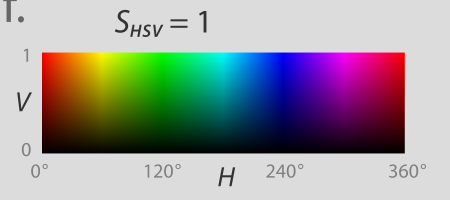
#> input picture image/hsv_bar.png, 450 x 200 px, found by its file name
$ python CutUIFolder.py
#> lines starting #> are read from the running program, lines starting #| are printed output that depends on the picture

import cv2
import numpy as np
import random

class CutUI:

    def __init__(self, color_table_image_path):
        self.window = "Color Seperator"
        self.color_picker_window = "Color Picker"
        self.point = []
        self.seed_overlay = None
        self.image_sum = None
        self.color_picker_image = cv2.imread(color_table_image_path)
#> self.color_picker_image is the input picture: shape (200, 450, 3); mean B, G, R 154.4, 154.4, 154.4
        self.lower = (100, 200, 200)
        self.upper = (140, 255, 255)
        self.is_first = True

    def load_image(self, filename):
        self.image = cv2.imread(filename)
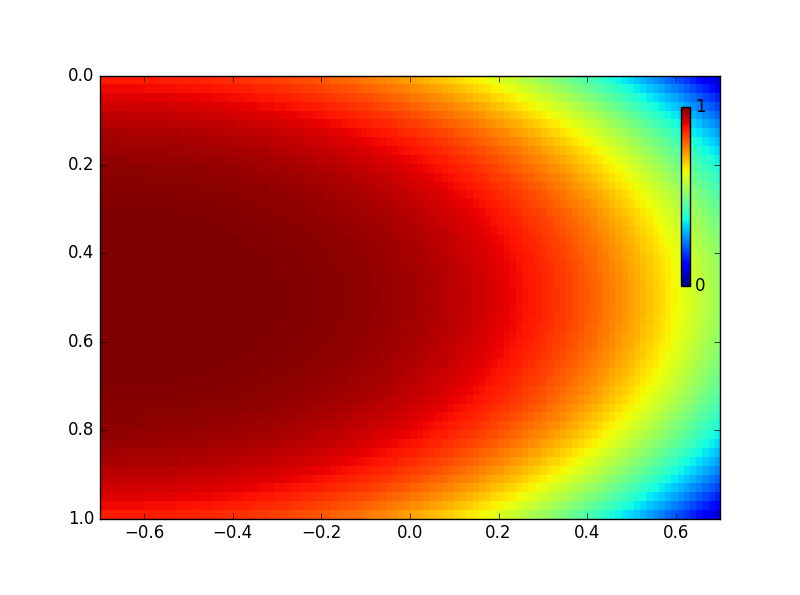
#> input picture image/cUTqm.png, 800 x 595 px, found by its file name
#> self.image is the input picture: shape (595, 800, 3); mean B, G, R 118.1, 148.7, 213.7
        self.display_image = np.array(self.color_picker_image)
        self.seed_overlay = np.zeros_like(self.color_picker_image)
        self.add_point(random.randint(0, self.color_picker_image.shape[1]),
                       random.randint(0, self.color_picker_image.shape[0]))
        self.add_point(random.randint(0, self.color_picker_image.shape[1]),
                       random.randint(0, self.color_picker_image.shape[0]))

    def run(self):
        cv2.namedWindow(self.color_picker_window)
        cv2.setMouseCallback(self.color_picker_window, self.mouse_clicked)

        while 1:
            # self.seed_overlay = np.zeros_like(self.color_picker_image)
            if self.is_first:
                self.render_image()
                print("self.lower : " + str(self.lower))
                print("self.upper : " + str(self.upper))
                self.is_first = False

            # self.lower = (100, 200, 200)
            # self.upper = (140, 255, 255)

            # cv2.imshow(self.window, display)
            cv2.imshow(self.color_picker_window, self.display_result)
            cv2.imshow(self.window, cv2.resize(self.image_sum, (int(self.image_sum.shape[1]/2), int(self.image_sum.shape[0]/2))))

            key = cv2.waitKey(20) & 0xFF
            if key == 27 or key == ord('q'):
                break
            # elif key == ord('n'):
            # elif key == ord('r'):
            # elif key == ord('c'):

        cv2.destroyAllWindows()

    def render_image(self):
        self.seed_overlay = np.zeros_like(self.color_picker_image)
        for x, y in self.point:
            cv2.rectangle(self.seed_overlay, (x - 1, y - 1), (x + 1, y + 1), (0, 0, 255), -1)
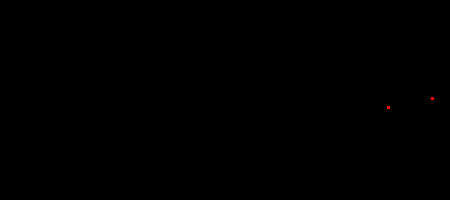
#> self.seed_overlay: shape (200, 450, 3); mean of channels 0, 1, 2 0, 0, 0.1; drawn as B, G, R
        self.display_result = cv2.addWeighted(self.display_image, 0.9, self.seed_overlay, 0.4, 0.1)
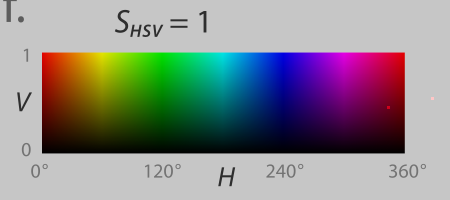
#> self.display_result: shape (200, 450, 3); mean B, G, R 139, 139, 139

        self.lower = tuple(self.color_picker_image[self.point[0][1]][self.point[0][0]])
#> self.lower = (220, 220, 220)
        self.upper = tuple(self.color_picker_image[self.point[1][1]][self.point[1][0]])
#> self.upper = (30, 0, 116)
        self.lower = (int(self.lower[0]), int(self.lower[1]), int(self.lower[2]))
        self.upper = (int(self.upper[0]), int(self.upper[1]), int(self.upper[2]))

        print("rgb lower : " + str(self.lower))
#| rgb lower : (220, 220, 220)
        print("rgb upper : " + str(self.upper))
#| rgb upper : (30, 0, 116)
        lower_hsv = cv2.cvtColor(np.reshape(self.lower, [1, 1, 3]).astype(np.uint8), cv2.COLOR_RGB2HSV)
#> lower_hsv = [[0, 0, 220]]
        upper_hsv = cv2.cvtColor(np.reshape(self.upper, [1, 1, 3]).astype(np.uint8), cv2.COLOR_RGB2HSV)
#> upper_hsv = [[128, 255, 116]]
        self.lower = lower_hsv[0][0]
#> self.lower = [0, 0, 220]
        self.upper = upper_hsv[0][0]
#> self.upper = [128, 255, 116]
        print("hsv lower : " + str(self.lower))
#| hsv lower : [  0   0 220]
        print("hsv upper : " + str(self.upper))
#| hsv upper : [128 255 116]

        # BGR to HSV 변환
        img_hsv = cv2.cvtColor(self.image, cv2.COLOR_RGB2HSV)
#> img_hsv: shape (595, 800, 3); mean H, S, V 60.6, 141.4, 226.1
        h, s, v = cv2.split(img_hsv)
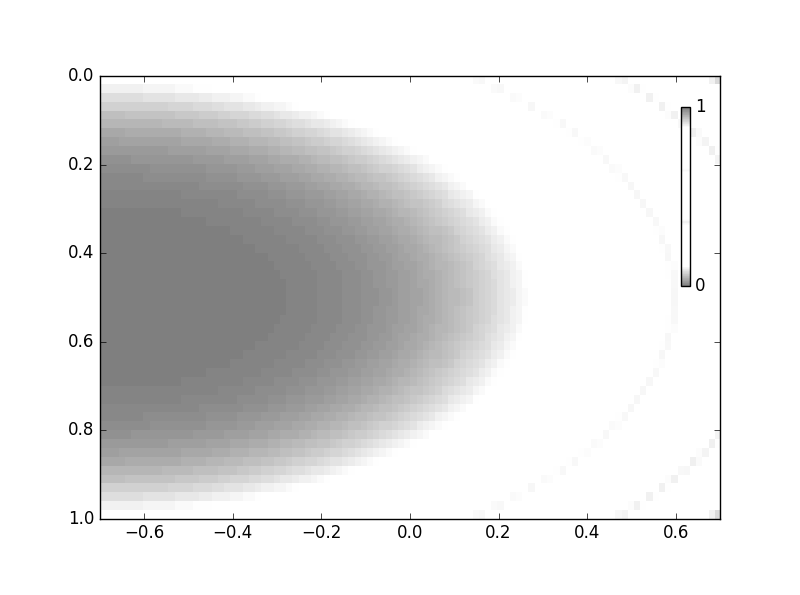
#> v: shape (595, 800); min 0, max 255, mean 226.1
        # 색상 범위를 제한하여 mask 생성
        img_mask = cv2.inRange(h, int(self.lower[0]), int(self.upper[0]))
#> img_mask: shape (595, 800); every value is 255
        # 원본 이미지를 가지고 Object 추출 이미지로 생성
        img_result = cv2.bitwise_and(self.image, self.image, mask=img_mask)
        # 결과 이미지 생성
        img_mask = cv2.cvtColor(img_mask, cv2.COLOR_GRAY2BGR)
#> img_mask: shape (595, 800, 3); every value is 255

        # color space
        img_variation = np.zeros_like(self.image)
        h, w, c = img_variation.shape
#> h = 595; w = 800; c = 3
        x = 0
        split_num = 30
        if self.upper[0] > self.lower[0]:
            for idx in range(split_num):
                color = self.lower[0] + int(abs(self.upper[0] - self.lower[0]) * idx / split_num)
                # print("color : " + str(color))
                color = np.array([[[color, 200, 200]]])
                color = cv2.cvtColor(color.astype(np.uint8), cv2.COLOR_HSV2RGB)
                color = color[0][0]
                cv2.rectangle(img_variation,
                              (x + idx * int(w / split_num), 0),
                              (x + (idx + 1) * int(w / split_num), h),
                              (int(color[0]), int(color[1]), int(color[2])), # (idx * (255 / split_num), 100, 100),
                              cv2.FILLED)
#> this loop made 30 passes
#> color on passes 1 to 12: [200, 43, 43], [200, 64, 43], [200, 85, 43], [200, 106, 43], [200, 132, 43], [200, 153, 43], [200, 174, 43], [200, 195, 43], [179, 200, 43], [158, 200, 43], [137, 200, 43], [116, 200, 43]
#> img_variation: shape (595, 800, 3); mean H, S, V 99.5, 149.6, 102.6

        image_sum1 = np.concatenate((self.image, img_result), axis=1)
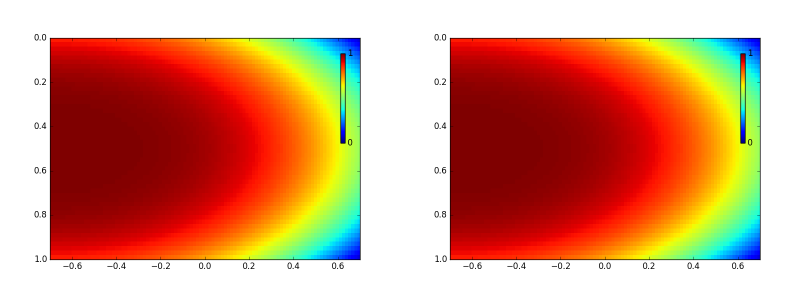
#> image_sum1: shape (595, 1600, 3) (shown at 1/2 size); mean B, G, R 118.1, 148.7, 213.7
        image_sum2 = np.concatenate((img_mask, img_variation), axis=1)
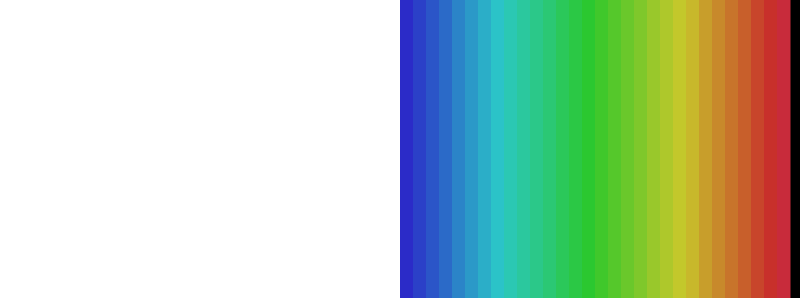
#> image_sum2: shape (595, 1600, 3) (shown at 1/2 size); mean B, G, R 177.2, 202.3, 178.8
        self.image_sum = np.concatenate((image_sum1, image_sum2), axis=0)

    def mouse_clicked(self, event, x, y, flags, param):
        if event == cv2.EVENT_LBUTTONDOWN:
            self.add_point(x - 1, y - 1)
            self.render_image()

        # elif event == cv2.EVENT_LBUTTONUP:
        # elif event == cv2.EVENT_MOUSEMOVE:

    def add_point(self, x, y):
        self.point.append((x, y))
        if len(self.point) > 2:
            self.point.pop(0)

        print("point : " + str(self.point))

# import argparse

if __name__ == '__main__':
    # [7 lines of commented-out code are left out]
    ui = CutUI("/home/jamin/projects/Code/ColorSeperator/image/hsv_bar.png")
    ui.load_image("/home/jamin/projects/Code/ColorSeperator/image/cUTqm.png")
    ui.run()
#| self.lower : [  0   0 220]
#| self.upper : [128 255 116]
#> in run, `cv2.imshow(self.window, cv2.resize(self.image_sum, (int(self.image_sum..`:
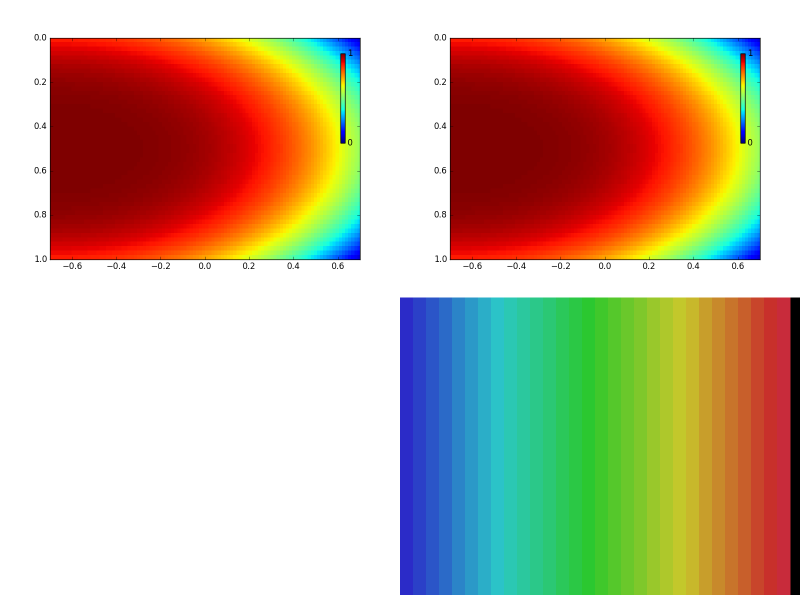
#> window 'Color Seperator': shape (595, 800, 3); mean B, G, R 147.7, 175.5, 196.3
#> (key q is pressed here)

# [14 lines of commented-out code are left out]
